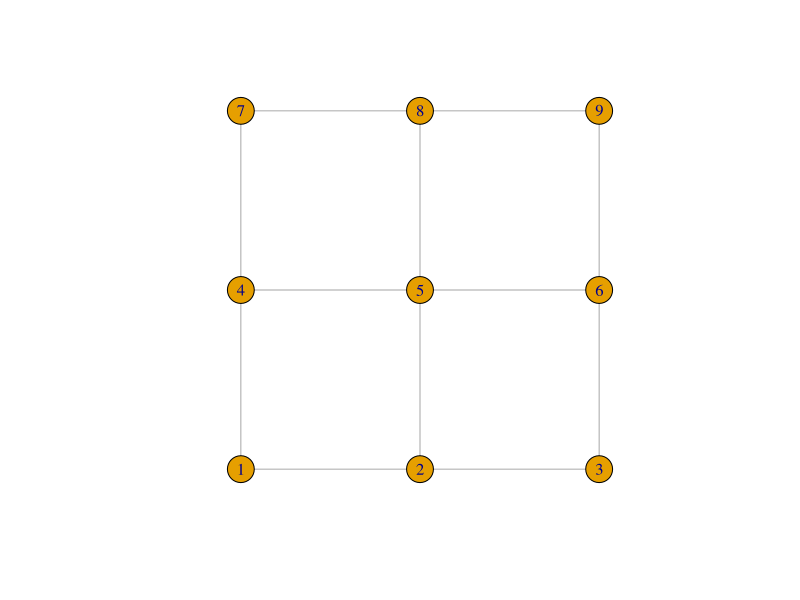
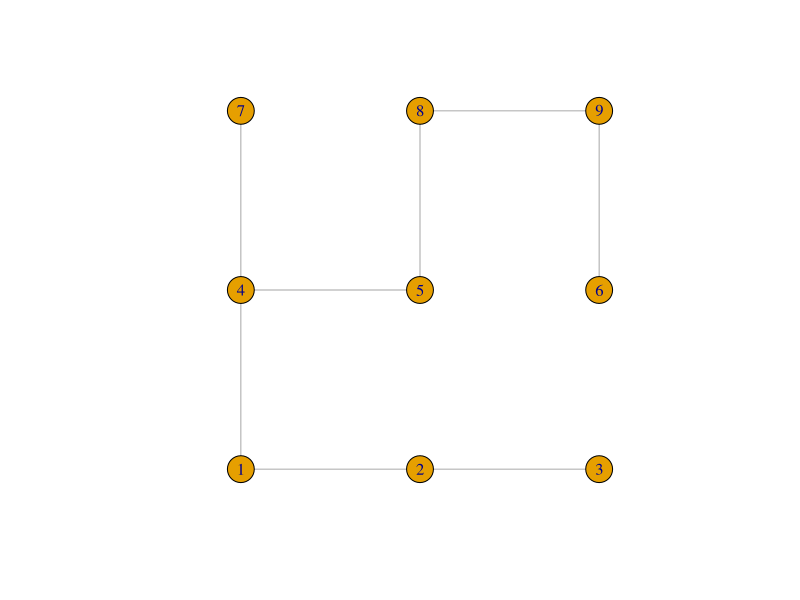
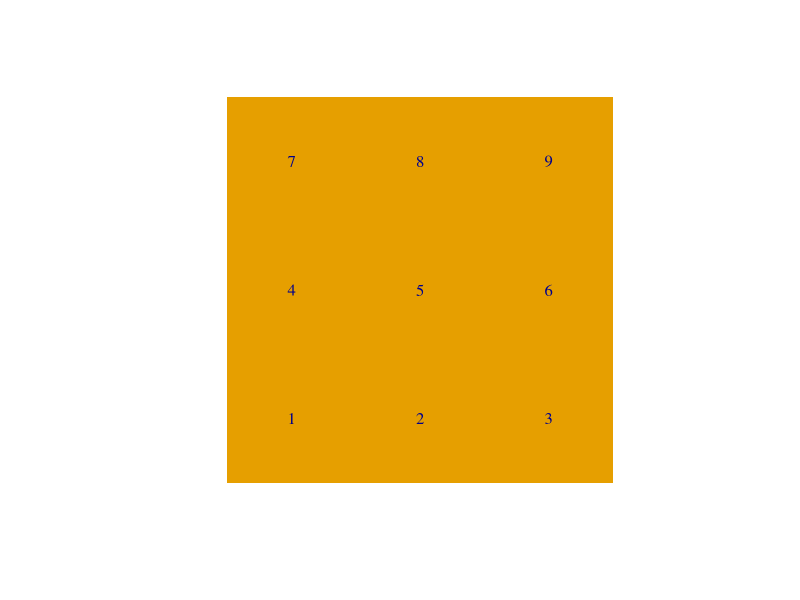

Recreate these plots in R, in order. (Note: this script raises an error after producing the figures.)
library(igraph)


g <- graph.lattice(c(3,3))
l <- layout.grid(g)
plot(g, layout = l)

s <- mst(g, weights = rnorm(ecount(g)))
plot(s, layout = l)

plot(s, layout = l, vertex.shape = "square", vertex.size = 100, vertex.frame.color = "transparent")

se <- sample(E(g), 1)
if(any(degree(g)[g[[se]][[1]]] < 2)) next

stop_ <- FALSE
while(! stop_) {
  d <- degree(g)
  if(all(d < 3)) stop_ <- TRUE
  else {
    s <- induced_subgraph(g, V(g)[ d > 2 ])
    es <- sample(E(s), 1)
    g <- delete_edges(g, es)
  }
}
plot(g)

plot(minimum.spanning.tree(g))


w <- 1/sample(1:12)
s <- minimum.spanning.tree(g, weights = w, algorithm = "prim")
data.frame(edges = E(g), weigth = w)
as.character(E(g))
plot()

#
nr <- 10
nc <- 10
g <- graph.lattice(c(nr, nc))
nv <- vcount(g)
ne <- ecount(g)
plot(g)
w <- 1/sample(1:ne)

s <- minimum.spanning.tree(g, weights = w, algorithm = "prim")
plot(s)

plot(NA, ylim = c(1, nr), xlim = c(1, nc))
lines(c(1,1),c(1,2), lwd = 3)
lines(c(1,1),c(1,3), lwd = 3)
lines(c(1,2),c(3,3), lwd = 3)
lines(c(2,3),c(3,3), lwd = 3)
sl <- get.edgelist(s)

for (v in V(g)) { # iterate over all lattice vertex.
  n <- neighbors(g, v) # pick neighbors in lattice graph.
  for (nv in n) { # iterate over all neighbors.

  }
}


###
###
###
nr <- 4
nc <- 4
g <- graph.lattice(c(nr, nc))
nv <- vcount(g)
ne <- ecount(g)
plot(g)
w <- 1/sample(1:ne)

set.seed(123)
s <- minimum.spanning.tree(g, weights = w, algorithm = "prim")
plot(s)
#plot(s, vertex.size = 2, vertex.label = NA, layout = layout.fruchterman.reingold)

plot(NA, ylim = c(1, nr), xlim = c(1, nc))
abline(h = 1:10, v = 1:10, col = "grey")
vl <- get.edgelist(g)[1:20,,drop = FALSE]
for (i in 1:nrow(vl)) {
  v1 <- vl[i, ][1]
  v2 <- vl[i, ][2]
  if (!are_adjacent(s, v1, v2)) {
    x1 <- v1 %/% nc + 1
    y1 <- v1 %% nr + 1
    x2 <- v2 %/% nc + 1
    y2 <- v2 %% nr + 1
    d1 <- abs(x1 - x2)
    d2 <- abs(y1 - y2)
    print(v1)
    print(v2)
    print(x1)
    print(y1)
    print(x2)
    print(y2)
    print(d1)
    print(d2)
    print("--------")
    lines(c(x1, x1 + d1), c(y1, y1 + d2), lwd = 3)
  }
}
